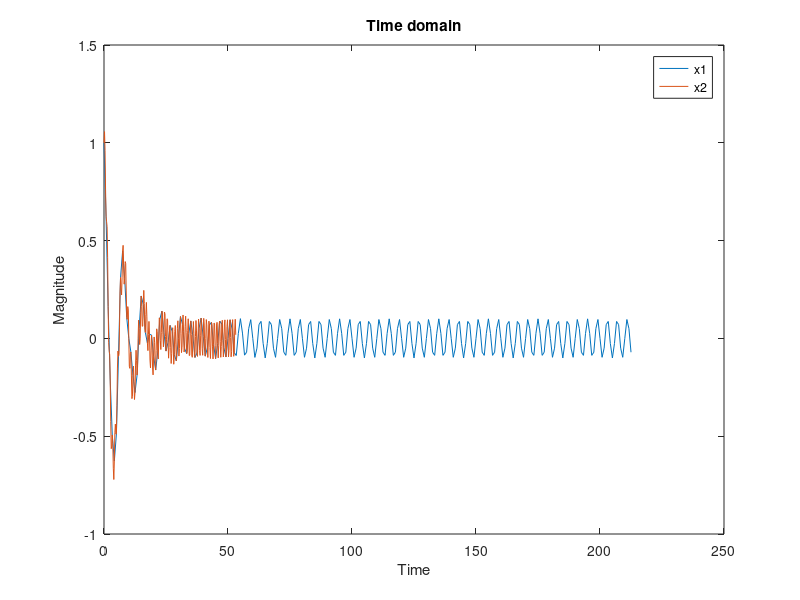
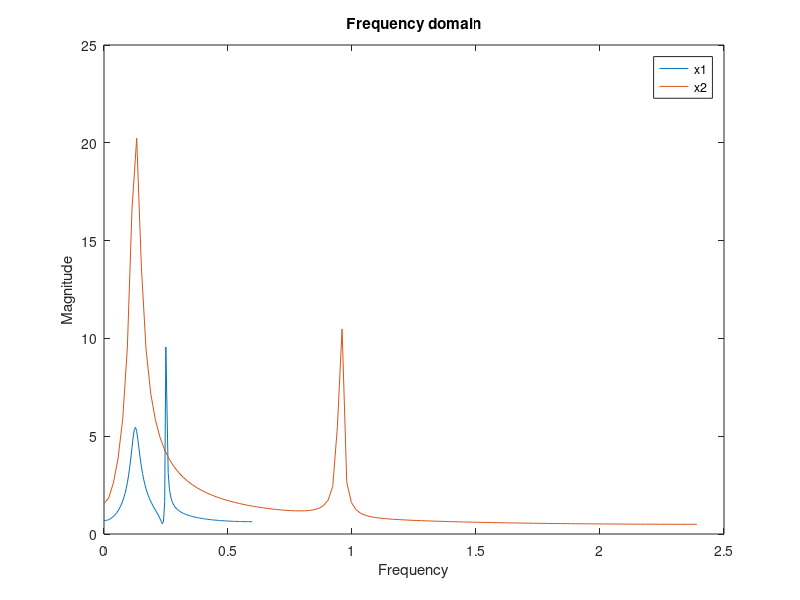

MATLAB code to generate these figures, in order:
clc
clear all
close all

T1 = 1/1.2; 
T2 = 1/4.8; 
omega1 = 0.25 * pi;
omega2 = 1.9 * pi;
T = 1.0;
i = 0;
a = 0.12;
for n = 1:1:256
	x1(n) = exp(-a*i*T1)*cos(omega1*i*T1) + 0.1*sin(omega2*i*T1);
    x2(n) = exp(-a*i*T2)*cos(omega1*i*T2) + 0.1*sin(omega2*i*T2);
    i = i+1;
end


sample = 0:1:255;
plot(T1*sample, x1);

hold on
plot(T2*sample, x2);
%legend();
xlabel('Time');
ylabel('Magnitude');
legend({'x1','x2'});
title('Time domain');


figure;
fs1 = 1.2;
fs2 = 4.8;
N=255;
X1_mags = abs(fft(x1));
X2_mags = abs(fft(x2));
%Y1_mags = abs(fft(y1));
%Y2_mags = abs(fft(y2));
fax_bins = [0 : N-1]; %frequency axis in bins
N_2 = ceil(N/2);
plot(fax_bins(1:N_2)*fs1/N, X1_mags(1:N_2));
legend('x1');
hold on;
plot(fax_bins(1:N_2)*fs2/N, X2_mags(1:N_2));
legend('x2');
xlabel('Frequency');
ylabel('Magnitude');
legend({'x1','x2'});
title('Frequency domain');



